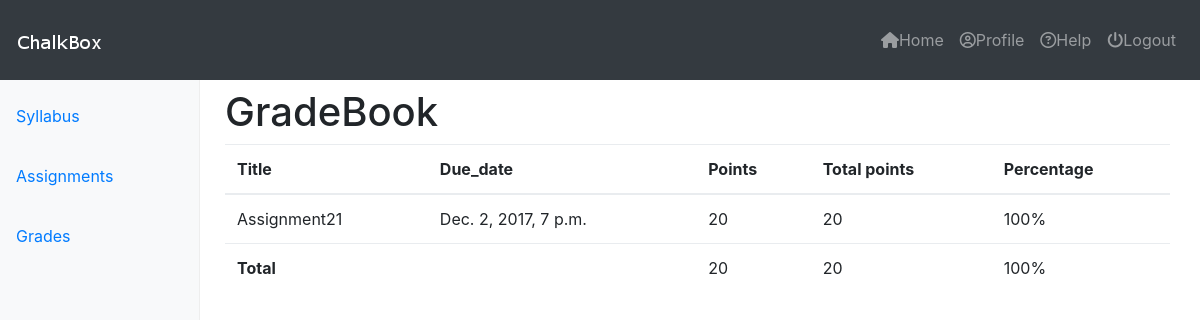
/courses/2/submissions/grades/ (signed in), run on an earlier commit of the app's database.
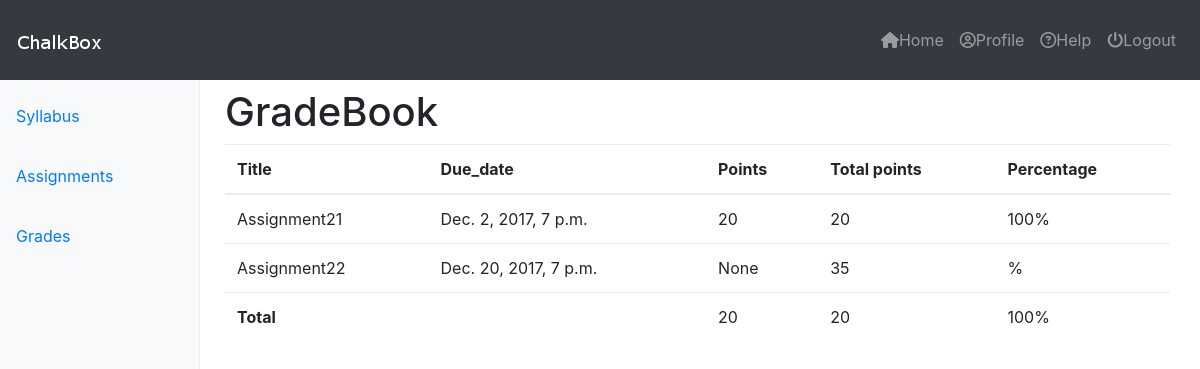
And on a later commit of the database.
### submissions/models.py (models this page shows, shortened)
class Submission(models.Model):
    course = models.ForeignKey(Course)
    user = models.ForeignKey(User)
    assignment = models.ForeignKey(Assignment)
    submission	= models.FileField(null=True, blank=True)
    points	= models.IntegerField(null=True, blank=True)
    total_points	= models.IntegerField(null=True, blank=True)
    comments = models.TextField(blank=True)
    updated	= models.DateTimeField(auto_now=True)

### assignments/models.py (models this page shows, shortened)
class Assignment(models.Model):
	course = models.ForeignKey(Course)
	title = models.CharField(max_length=120, unique=True)
	due_date = models.DateTimeField()
	total_points	= models.IntegerField()
	description = models.TextField(blank=True)
	updated     = models.DateTimeField(auto_now=True)
	timestamp   = models.DateTimeField(auto_now_add=True)
	question	= models.FileField(null=True, blank=True)
	publish		= models.BooleanField(default=False)

### submissions/views.py (the view)
def student_grade(request, cid=None):
	submissions = Submission.objects.all().filter(course__id=cid, user__id=request.user.id)
	points = 0
	total_points = 0
	for sub in submissions:
		if sub.points:
			points += sub.points
			total_points += sub.assignment.total_points
	context = {
		"object_list": submissions,
		"points": points,
		"total": total_points,
		"id": cid,
	}
	return render(request, "submission/student_grade.html", context)

### accounts/models.py (called while the page is built)
	@property
	def is_staff(self):
		return self.staff

### templates/submission/student_grade.html (shortened to what this page needs)
{% extends "base_navbar.html" %}
{% block content %}
<div class="container-fluid">
	{% include "side_bar.html" with cid=id %}
    <main role="main" class="col-sm-9 ml-sm-auto col-md-10 pt-2">
    <div class="content">
	<h1>GradeBook</h1>
	<table class="table">
		<thead>
		    <tr>
		      <th scope="col">Title</th>
		      <th scope="col">Due_date</th>
		      <th scope="col">Points</th>
		      <th scope="col">Total points</th>
		      <th scope="col">Percentage</th>
		    </tr>
		</thead>
		<tbody>
	       	{% for obj in object_list %}
	       	{%  widthratio obj.points obj.assignment.total_points 100 as ratios %}
			    <tr>
			      <td>{{ obj.assignment.title }}</td>
			      <td>{{ obj.assignment.due_date }}</td>
			      <td>{{ obj.points }}</td>
			      <td>{{ obj.assignment.total_points }}</td>
			      <td>{{ ratios }}%</td>
			    </tr>
	       	{% endfor %}
	       	    <tr>
			     {%  widthratio points total 100 as percent %}
			      <td><b>Total</b></td>
			      <td></td>
			      <td>{{ points }}</td>
			      <td>{{ total }}</td>
			      <td>{{ percent }}%</td>
			    </tr>
       	</tbody>
	</table>
	</div>
    </main>
</div>
{% endblock %}

What changed in the data, as far as the page shows it:
added Submission: assignment "Assignment22", assignment.due_date "Dec. 20, 2017, 7 p.m.", points "None", assignment.total_points "35"
